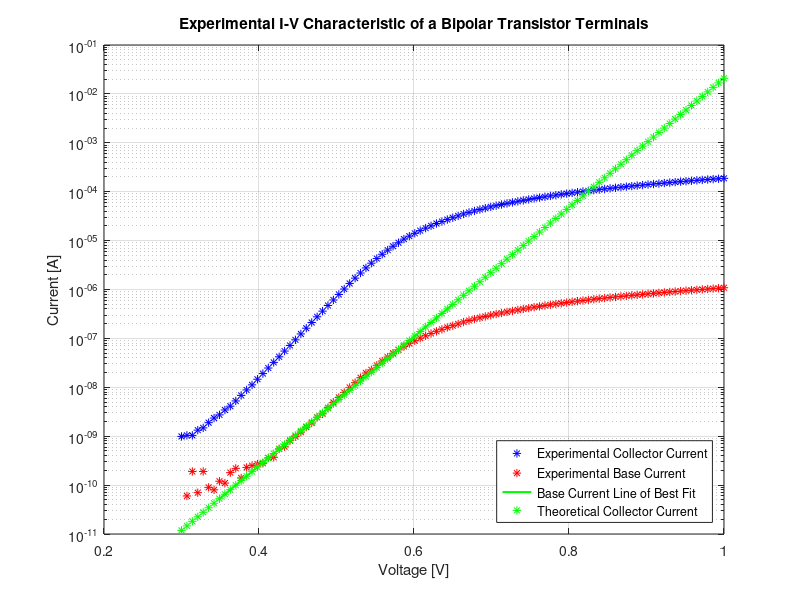
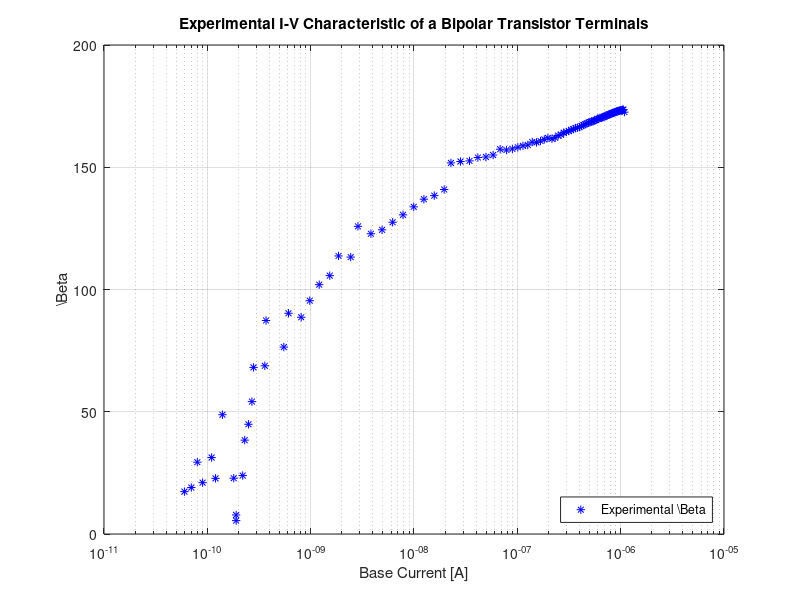
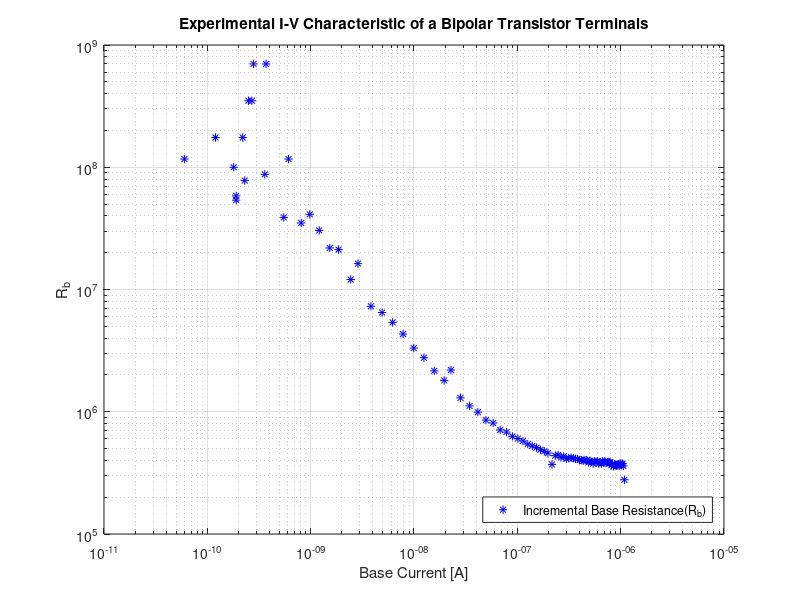
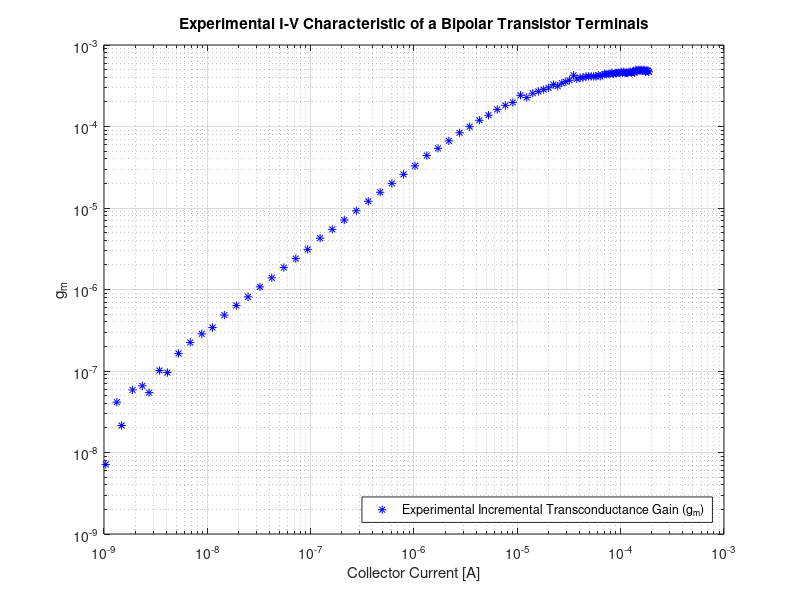

The MATLAB source for these figures, in order:
%% Experiment 1
Experiment_1 = load('Experiment_1.mat');
Experiment_1.Ib = fliplr(Experiment_1.Ib);
Experiment_1.Ib(1:35) = Experiment_1.Ib(1:35) + 1.350e-09;
Experiment_1.Ie = (-1)*fliplr(Experiment_1.Ie);
Experiment_1.Vb = fliplr(Experiment_1.Vb);

Experiment_1.Ic = Experiment_1.Ie - Experiment_1.Ib;

Theoretical_Ib = Experiment_1.Ib(16:45);
Theoretical_v = Experiment_1.Vb(16:45);

x = linspace(0.35, 0.65, 100);
fit = polyfit(Theoretical_v,log(Theoretical_Ib),1);
line = exp(fit(1) * x + fit(2));

%U_T = (0.026);
U_T = 1/(fit(1));
I_s = exp(fit(2));

theoretical_Ic = I_s*exp((Experiment_1.Vb - 0)./U_T);

figure
semilogy(Experiment_1.Vb,Experiment_1.Ic,'b*')
hold on
semilogy(Experiment_1.Vb,Experiment_1.Ib,'r*')
semilogy(x,line,'g-','LineWidth',1.5);
semilogy(Experiment_1.Vb,theoretical_Ic,'g*')
title('Experimental I-V Characteristic of a Bipolar Transistor Terminals')
xlabel('Voltage [V]')
ylabel('Current [A]')
legend('Experimental Collector Current','Experimental Base Current','Base Current Line of Best Fit','Theoretical Collector Current','Theoretical Base Current','Location','Southeast')
grid on
hold off

% If we want to plot a range of Currents
% figure
% semilogy(Experiment_1.Vb(16:55),Experiment_1.Ic(16:55),'b*')
% hold on
% semilogy(Experiment_1.Vb(16:55),Experiment_1.Ib(16:55),'r*')
% semilogy(x(16:end),line(16:end),'g-','LineWidth',1.5);
% semilogy(Experiment_1.Vb(16:55),theoretical_Ic(16:55),'g*')
% title('Experimental I-V Characteristic of a Bipolar Transistor Terminals')
% xlabel('Voltage [V]')
% ylabel('Current [A]')
% legend('Experimental Collector Current','Experimental Base Current','Base Current Line of Best Fit','Location','Southeast')
% grid on
% hold off

figure
semilogx(Experiment_1.Ib,Experiment_1.Ic./Experiment_1.Ib,'b*')
hold on
title('Experimental I-V Characteristic of a Bipolar Transistor Terminals')
xlabel('Base Current [A]')
ylabel('\Beta')
legend('Experimental \Beta','Location','Southeast')
grid on
hold off

figure
loglog(Experiment_1.Ib(2:end),diff(Experiment_1.Vb)./diff(Experiment_1.Ib),'b*')
hold on
title('Experimental I-V Characteristic of a Bipolar Transistor Terminals')
xlabel('Base Current [A]')
ylabel('R_{b}')
legend('Incremental Base Resistance(R_{b})','Theoretical Incremental Base Resistance(R_{b})','Location','Southeast')
grid on
hold off

figure
loglog(Experiment_1.Ic(2:end),diff(Experiment_1.Ic)./diff(Experiment_1.Vb),'b*')
hold on
title('Experimental I-V Characteristic of a Bipolar Transistor Terminals')
xlabel('Collector Current [A]')
ylabel('g_{m}')
legend('Experimental Incremental Transconductance Gain (g_{m})','Theoretical Incremental Transconductance Gain (g_{m})','Location','Southeast')
grid on
hold off

%% Experiment 2
Experiment_2_200 = load('Experiment_2-200.mat');
Experiment_2_200.Ib = fliplr(Experiment_2_200.Ib);
Experiment_2_200.Ie = fliplr(Experiment_2_200.Ie);
Experiment_2_200.Vb = fliplr(Experiment_2_200.Vb);

Experiment_2_2k = load('Experiment_2-2k.mat');
Experiment_2_2k.Ib = fliplr(Experiment_2_2k.Ib);
Experiment_2_2k.Ie = fliplr(Experiment_2_2k.Ie);
Experiment_2_2k.Vb = fliplr(Experiment_2_2k.Vb);

Experiment_2_20k = load('Experiment_2-20k.mat');
Experiment_2_20k.Ib = fliplr(Experiment_2_20k.Ib);
Experiment_2_20k.Ie = fliplr(Experiment_2_20k.Ie);
Experiment_2_20k.Vb = fliplr(Experiment_2_20k.Vb);


%% Experiment 3
Experiment_3 = load('Experiment_3-20k.mat');
Experiment_3.Ib = fliplr(Experiment_3.Ib);
Experiment_3.Vb = fliplr(Experiment_3.Vb);
Experiment_3.Ve = fliplr(Experiment_3.Ve);

figure
plot(Experiment_3.Vb,Experiment_3.Ve,'*')
hold on
xlabel('V_{in} [V]')
ylabel('V_{out} [V]')
title('Voltage Transfer Characteristics for Common-Collector Amplifier Circuit')
%legend('Experimental R_1 = 51 k\Omega','Experimental R_1 = 60 k\Omega','Experimental R_1 = 71 k\Omega','Location','Northwest')
grid on
hold off



%% Experiment 4
Experiment_4_51k = load('Experiment_4-51k.mat');
Experiment_4_51k.Ib = fliplr(Experiment_4_51k.Ib);
Experiment_4_51k.Vb = fliplr(Experiment_4_51k.Vb);
Experiment_4_51k.Vout = fliplr(Experiment_4_51k.Vout);

Experiment_4_60k = load('Experiment_4-60k.mat');
Experiment_4_60k.Ib = fliplr(Experiment_4_60k.Ib);
Experiment_4_60k.Vb = fliplr(Experiment_4_60k.Vb);
Experiment_4_60k.Vout = fliplr(Experiment_4_60k.Vout);

Experiment_4_71k = load('Experiment_4-71k.mat');
Experiment_4_71k.Ib = fliplr(Experiment_4_71k.Ib);
Experiment_4_71k.Vb = fliplr(Experiment_4_71k.Vb);
Experiment_4_71k.Vout = fliplr(Experiment_4_71k.Vout);


figure
plot(Experiment_4_51k.Vb,Experiment_4_51k.Vout,'*')
hold on
plot(Experiment_4_60k.Vb,Experiment_4_60k.Vout,'*')
plot(Experiment_4_71k.Vb,Experiment_4_71k.Vout,'*')
xlabel('V_{in} [V]')
ylabel('V_{out} [V]')
title('Voltage Transfer Characteristics for Inverter Circuit')
legend('Experimental R_1 = 51 k\Omega','Experimental R_1 = 60 k\Omega','Experimental R_1 = 71 k\Omega','Location','Northeast')
grid on
hold off
